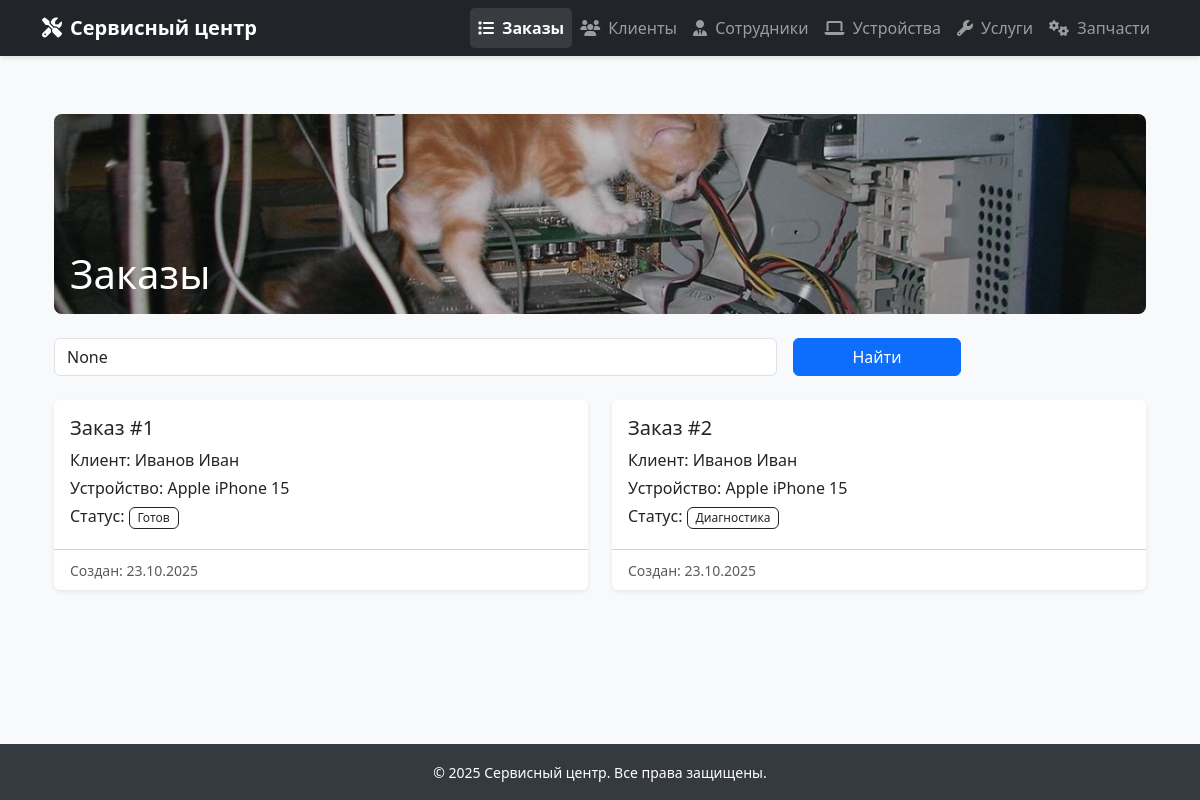
/orders/, run on an earlier commit of the app's database.
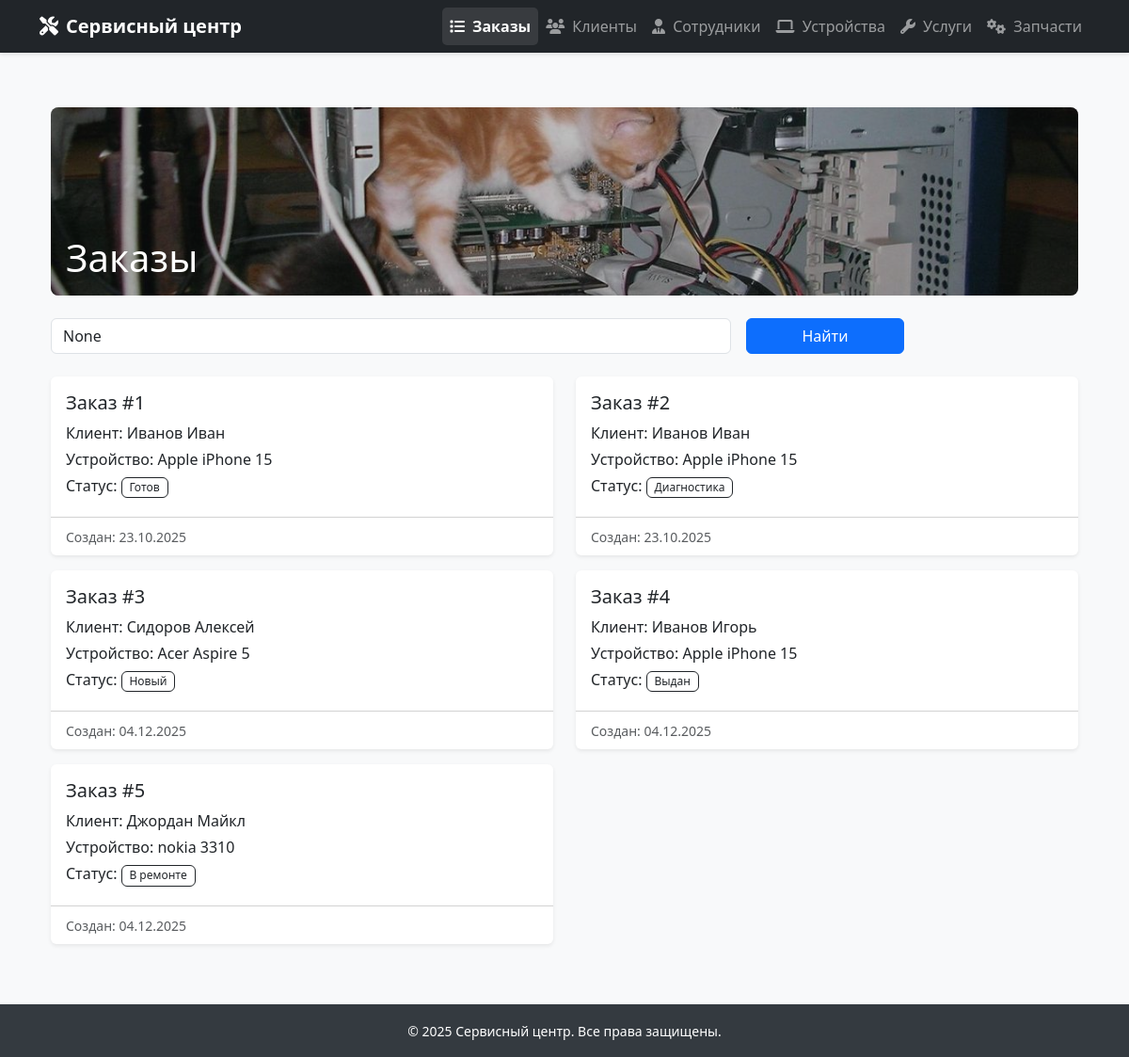
And on a later commit of the database.
### SAMserv/models.py (models this page shows, shortened)
class Order(models.Model):
    STATUS_CHOICES = [
        ('new', 'Новый'),
        ('diagnostics', 'Диагностика'),
        ('repair', 'В ремонте'),
        ('ready', 'Готов'),
        ('issued', 'Выдан'),
    ]
    client = models.ForeignKey(Client, on_delete=models.CASCADE, verbose_name='Клиент')
    device = models.ForeignKey(Device, on_delete=models.CASCADE, verbose_name='Устройство')
    master = models.ForeignKey(Employee, on_delete=models.CASCADE, related_name='orders_as_master', verbose_name='Мастер')
    services = models.ManyToManyField(Service, through='OrderService')
    details = models.ManyToManyField(Detail, through='OrderDetail')
    cashier = models.ForeignKey(Employee, on_delete=models.CASCADE, related_name='orders_as_cashier', verbose_name='Кассир')
    status = models.CharField('Статус', max_length=20, choices=STATUS_CHOICES, default='new')
    final_cost = models.DecimalField('Итоговая цена', max_digits=10, decimal_places=2, null=True, blank=True)
    created_date = models.DateTimeField('Дата создания', auto_now_add=True)
    issue_description = models.TextField('Проблема')
    diagnosis = models.TextField('Диагностика', blank=True)
    estimated_cost = models.DecimalField('Предварительная цена', max_digits=10, decimal_places=2, default=0.00)

class Client(models.Model):
    phone_number = models.CharField('Телефон', max_length=20)
    email = models.CharField('Email', max_length=100)
    last_name = models.CharField('Фамилия', max_length=25)
    first_name = models.CharField('Имя', max_length=25)
    middle_name = models.CharField('Отчество', max_length=25, blank=True, null=True)
    photo = models.ImageField('Фото', upload_to='clients/', blank=True, null=True)
    def __str__(self):
        return f"{self.last_name} {self.first_name}"

class Device(models.Model):
    brand = models.CharField('Бренд', max_length=50)
    model = models.CharField('Модель', max_length=50)
    serial_number = models.CharField('Серийник', max_length=50)
    appearance = models.TextField('Внешний вид')
    photo = models.ImageField('Фото', upload_to='devices/', blank=True, null=True)
    def __str__(self):
        return f"{self.brand} {self.model}"

### SAMserv/views.py (the view, shortened to what this page needs)
# urls.py: path('orders/', views.order_list, name='order-list'),
def order_list(request):
    query = request.GET.get('q')
    orders = Order.objects.select_related('client', 'device').all()
    return render(request, 'orders/order_list.html', {'orders': orders, 'query': query})

### SAMserv/templates/orders/order_list.html (shortened to what this page needs)
{% extends 'base.html' %}
{% load static %}
{% block content %}
<div class="container mt-4">
    <div class="position-relative mb-4" style="height: 200px; overflow: hidden; border-radius: 8px;">
        <img src="{% static 'SAMserv/images/orders_bg.jpg' %}"
             class="w-100 h-100"
             style="object-fit: cover;"
             alt="Фон заказов">
        <div class="position-absolute top-0 start-0 w-100 h-100 bg-dark bg-opacity-25"></div>
        <div class="position-absolute bottom-0 start-0 text-white p-3">
            <h1 class="mb-0">Заказы</h1>
        </div>
    </div>
    <form method="get" class="mb-4">
        <div class="row g-3">
            <div class="col-md-8">
                <input type="text" name="q" class="form-control" placeholder="Поиск по ID заказа, клиенту или устройству" value="{{ query }}">
            </div>
            <div class="col-md-2">
                <button type="submit" class="btn btn-primary w-100">Найти</button>
            </div>
        </div>
    </form>
    <div class="row">
        {% for order in orders %}
        <div class="col-md-6 mb-3">
            <div class="card h-100 border-0 shadow-sm">
                <div class="card-body">
                    <h5 class="card-title">
                        <a href="{% url 'order-detail' order.id %}" class="text-decoration-none text-dark" style="font-weight: 500;">
                            Заказ #{{ order.id }}
                        </a>
                    </h5>
                    <p class="card-text mb-1"><strong class="text-dark" style="font-weight: 500;">Клиент:</strong> <span class="text-dark" style="font-weight: 500;">{{ order.client }}</span></p>
                    <p class="card-text mb-1"><strong class="text-dark" style="font-weight: 500;">Устройство:</strong> <span class="text-dark" style="font-weight: 500;">{{ order.device }}</span></p>
                    <p class="card-text mb-1"><strong class="text-dark" style="font-weight: 500;">Статус:</strong>
                        <span class="badge border border-dark text-dark" style="background-color: transparent; font-weight: 500;">
                            {{ order.get_status_display }}
                        </span>
                    </p>
                </div>
                <div class="card-footer bg-transparent">
                    <small class="text-muted" style="font-weight: 500;">Создан: {{ order.created_date|date:"d.m.Y" }}</small>
                </div>
            </div>
        </div>
        {% empty %}
        <div class="col-12">
            <div class="alert alert-info">Нет заказов</div>
        </div>
        {% endfor %}
    </div>
</div>
{% endblock %}

What changed in the data, as far as the page shows it:
added Order: id "3", client "Сидоров Алексей", device "Acer Aspire 5", status "Новый", created_date "04.12.2025"
added Order: id "4", client "Иванов Игорь", device "Apple iPhone 15", status "Выдан", created_date "04.12.2025"
added Order: id "5", client "Джордан Майкл", device "nokia 3310", status "В ремонте", created_date "04.12.2025"
